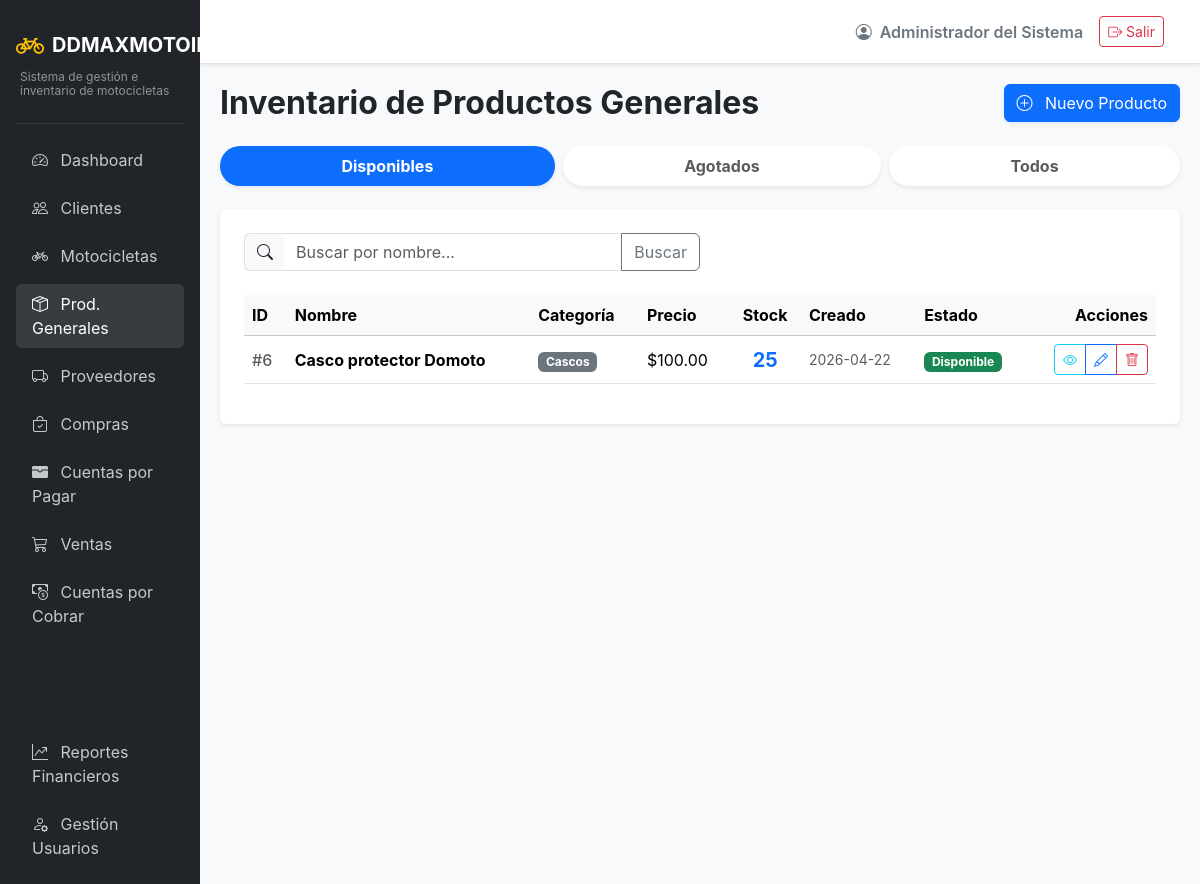
Screenshot of /inventory/products (signed in) with the database file from the repository.
### app/models/auth.py (models this page shows, shortened)
class Usuarios(UserMixin, db.Model):
    __tablename__ = 'usuarios'
    id = db.Column(db.Integer, primary_key=True)
    usuario = db.Column(db.String(50), unique=True, nullable=False)
    password_hash = db.Column(db.String(255), nullable=False)
    rol_id = db.Column(db.Integer, db.ForeignKey('roles.id'), nullable=False)
    estado = db.Column(db.String(20), default='activo') # activo/inactivo
    nombre = db.Column(db.String(100), nullable=False)
    created_at = db.Column(db.DateTime, default=datetime.utcnow)
    updated_at = db.Column(db.DateTime, default=datetime.utcnow, onupdate=datetime.utcnow)

### app/models/entities.py (models this page shows)
class Productos(db.Model):
    __tablename__ = 'productos'
    id = db.Column(db.Integer, primary_key=True)
    nombre = db.Column(db.String(150), nullable=False)
    categoria_id = db.Column(db.Integer, db.ForeignKey('categorias_producto.id'), nullable=False)
    precio = db.Column(db.Numeric(10, 2), nullable=False)
    stock = db.Column(db.Integer, default=0)
    estado = db.Column(db.String(20), default='disponible')
    created_at = db.Column(db.DateTime, default=datetime.utcnow)
    motocicleta = db.relationship('Motocicletas', backref='producto', uselist=False)

class CategoriasProducto(db.Model):
    __tablename__ = 'categorias_producto'
    id = db.Column(db.Integer, primary_key=True)
    nombre = db.Column(db.String(100), unique=True, nullable=False)
    descripcion = db.Column(db.String(255))
    productos = db.relationship('Productos', backref='categoria', lazy=True)

### app/routes/inventory.py (the view)
@inventory_bp.route('/products')
def list_products():
    search = request.args.get('search', '')
    estado = request.args.get('estado', 'disponibles')
    query = Productos.query.outerjoin(Motocicletas).filter(Motocicletas.id == None)
    if estado == 'disponibles':
        query = query.filter(Productos.estado == 'disponible')
    elif estado == 'agotados':
        query = query.filter(Productos.estado == 'agotado')
    if search:
        query = query.filter(Productos.nombre.ilike(f'%{search}%'))
    productos = query.options(joinedload(Productos.categoria)).order_by(Productos.id.desc()).all()
    return render_template('inventory/products_list.html', productos=productos, search=search, estado_actual=estado)

### app/models/auth.py (called while the page is built)
@login_manager.user_loader
def load_user(user_id):
    return db.session.get(Usuarios, int(user_id))

### app/templates/inventory/products_list.html (shortened to what this page needs)
{% extends "base.html" %}
{% block content %}
<div class="d-flex justify-content-between align-items-center mb-4">
    <h2 class="fw-bold mb-0">Inventario de Productos Generales</h2>
    <a href="{{ url_for('inventory.create_product') }}" class="btn btn-primary shadow-sm">
        <i class="bi bi-plus-circle me-2"></i> Nuevo Producto
    </a>
</div>
<ul class="nav nav-tabs nav-fill mb-4 border-0 gap-2">
    <li class="nav-item">
        <a class="nav-link rounded-pill fw-bold border-0 shadow-sm {% if estado_actual == 'disponibles' %}active bg-primary text-white{% else %}bg-white text-muted{% endif %}" href="{{ url_for('inventory.list_products', estado='disponibles', search=search) }}">
            Disponibles
        </a>
    </li>
    <li class="nav-item">
        <a class="nav-link rounded-pill fw-bold border-0 shadow-sm {% if estado_actual == 'agotados' %}active bg-danger text-white{% else %}bg-white text-muted{% endif %}" href="{{ url_for('inventory.list_products', estado='agotados', search=search) }}">
            Agotados
        </a>
    </li>
    <li class="nav-item">
        <a class="nav-link rounded-pill fw-bold border-0 shadow-sm {% if estado_actual == 'todos' %}active bg-dark text-white{% else %}bg-white text-muted{% endif %}" href="{{ url_for('inventory.list_products', estado='todos', search=search) }}">
            Todos
        </a>
    </li>
</ul>
<div class="card shadow-sm border-0">
    <div class="card-body p-4">
        <form method="GET" action="{{ url_for('inventory.list_products') }}" class="mb-4">
            <div class="input-group w-50">
                <span class="input-group-text bg-light border-end-0"><i class="bi bi-search"></i></span>
                <input type="text" class="form-control border-start-0" name="search" placeholder="Buscar por nombre..." value="{{ search }}">
                <button class="btn btn-outline-secondary" type="submit">Buscar</button>
            </div>
        </form>
        <div class="table-responsive">
            <table class="table table-hover align-middle">
                <thead class="table-light">
                    <tr>
                        <th>ID</th>
                        <th>Nombre</th>
                        <th>Categoría</th>
                        <th>Precio</th>
                        <th class="text-center">Stock</th>
                        <th>Creado</th>
                        <th>Estado</th>
                        <th class="text-end">Acciones</th>
                    </tr>
                </thead>
                <tbody>
                    {% for p in productos %}
                    <tr>
                        <td class="text-muted fw-medium">#{{ p.id }}</td>
                        <td class="fw-bold">{{ p.nombre }}</td>
                        <td><span class="badge bg-secondary">{{ p.categoria.nombre if p.categoria else 'N/A' }}</span></td>
                        <td>${{ "{:,.2f}".format(p.precio) }}</td>
                        <td class="text-center fw-bold fs-5 text-primary">{{ p.stock }}</td>
                        <td class="text-muted small">{{ p.created_at.strftime('%Y-%m-%d') if p.created_at else 'N/A' }}</td>
                        <td>
                            <span class="badge {% if p.estado == 'disponible' %}bg-success{% else %}bg-secondary{% endif %}">
                                {{ p.estado|title }}
                            </span>
                        </td>
                        <td class="text-end">
                            <div class="btn-group btn-group-sm">
                                <a href="{{ url_for('inventory.detail_product', id=p.id) }}" class="btn btn-outline-info" title="Ver Detalles">
                                    <i class="bi bi-eye"></i>
                                </a>
                                <a href="{{ url_for('inventory.edit_product', id=p.id) }}" class="btn btn-outline-primary" title="Editar">
                                    <i class="bi bi-pencil"></i>
                                </a>
                                <button type="button" class="btn btn-outline-danger" data-bs-toggle="modal" data-bs-target="#deleteModal{{ p.id }}" title="Eliminar">
                                    <i class="bi bi-trash"></i>
                                </button>
                            </div>
                        </td>
                    </tr>
                    {% endfor %}
                </tbody>
            </table>
        </div>
    </div>
</div>
{% endblock %}

### app/templates/base.html (shortened to what this page needs)
<!DOCTYPE html>
<html lang="es">
<head>
    <link href="https://cdn.jsdelivr.net/npm/bootstrap@5.3.2/dist/css/bootstrap.min.css" rel="stylesheet">
    <link href="https://cdn.jsdelivr.net/npm/bootstrap-icons@1.11.1/font/bootstrap-icons.css" rel="stylesheet">
</head>
<body>
    <div class="container-fluid p-0">
        <div class="row g-0">
            <div class="col-md-2 sidebar d-none d-md-block p-3">
                <a href="{{ url_for('main.dashboard') }}" class="text-decoration-none d-flex flex-column mb-4 mt-2">
                    <div class="d-flex align-items-center">
                        <i class="bi bi-bicycle fs-3 text-warning me-2"></i>
                        <span class="fs-5 text-white fw-bold">DDMAXMOTOIMPORT</span>
                    </div>
                    <div class="text-white-50 mt-1 ps-1" style="font-size: 0.75rem; line-height: 1.2;">Sistema de gestión e inventario de motocicletas</div>
                </a>
                <hr class="text-secondary">
                <ul class="nav flex-column gap-2">
                    <li class="nav-item">
                        <a class="nav-link {% if request.endpoint and request.endpoint.startswith('main.') %}active{% endif %}" href="{{ url_for('main.dashboard') }}">
                            <i class="bi bi-speedometer2 me-2"></i> Dashboard
                        </a>
                    </li>
                    <li class="nav-item">
                        <a class="nav-link {% if request.endpoint and request.endpoint.startswith('clients.') %}active{% endif %}" href="{{ url_for('clients.list_clients') }}">
                            <i class="bi bi-people me-2"></i> Clientes
                        </a>
                    </li>
                    <li class="nav-item">
                        <a class="nav-link {% if request.endpoint and request.endpoint.startswith('inventory.') and 'product' not in request.endpoint %}active{% endif %}" href="{{ url_for('inventory.list_motorcycles') }}">
                            <i class="bi bi-bicycle me-2"></i> Motocicletas
                        </a>
                    </li>
                    <li class="nav-item">
                        <a class="nav-link {% if request.endpoint and request.endpoint.startswith('inventory.') and 'product' in request.endpoint %}active{% endif %}" href="{{ url_for('inventory.list_products') }}">
                            <i class="bi bi-box-seam me-2"></i> Prod. Generales
                        </a>
                    </li>
                    <li class="nav-item">
                        <a class="nav-link {% if request.endpoint and request.endpoint.startswith('suppliers.') %}active{% endif %}" href="{{ url_for('suppliers.list_suppliers') }}">
                            <i class="bi bi-truck me-2"></i> Proveedores
                        </a>
                    </li>
                    <li class="nav-item">
                        <a class="nav-link {% if request.endpoint and request.endpoint.startswith('purchases.') %}active{% endif %}" href="{{ url_for('purchases.list_purchases') }}">
                            <i class="bi bi-bag-check me-2"></i> Compras
                        </a>
                    </li>
                    <li class="nav-item">
                        <a class="nav-link {% if request.endpoint and request.endpoint.startswith('payables.') %}active{% endif %}" href="{{ url_for('payables.list_accounts') }}">
                            <i class="bi bi-wallet-fill me-2"></i> Cuentas por Pagar
                        </a>
                    </li>
                    <li class="nav-item">
                        <a class="nav-link {% if request.endpoint and request.endpoint.startswith('sales.') %}active{% endif %}" href="{{ url_for('sales.list_sales') }}">
                            <i class="bi bi-cart3 me-2"></i> Ventas
                        </a>
                    </li>
                    <li class="nav-item">
                        <a class="nav-link {% if request.endpoint and request.endpoint.startswith('accounts.') %}active{% endif %}" href="{{ url_for('accounts.list_accounts') }}">
                            <i class="bi bi-cash-coin me-2"></i> Cuentas por Cobrar
                        </a>
                    </li>
                    {% if current_user.is_authenticated and current_user.rol.nombre|upper in ['ADMIN', 'ADMINISTRADOR'] %}
                    <li class="nav-item mt-3">
                        <span class="nav-link text-uppercase small fw-bold text-muted" style="letter-spacing: 1px;">Operaciones Admin</span>
                    </li>
                    <li class="nav-item">
                        <a class="nav-link {% if request.endpoint and request.endpoint.startswith('reports.') %}active{% endif %}" href="{{ url_for('reports.sales_report') }}">
                            <i class="bi bi-graph-up-arrow me-2"></i> Reportes Financieros
                        </a>
                    </li>
                    <li class="nav-item">
                        <a class="nav-link" href="#" onclick="alert('Módulo de usuarios en desarrollo'); return false;">
                            <i class="bi bi-person-gear me-2"></i> Gestión Usuarios
                        </a>
                    </li>
                    {% endif %}
                </ul>
            </div>
            <div class="col-md-10 d-flex flex-column vh-100">
                <nav class="navbar navbar-expand-lg navbar-light bg-white border-bottom shadow-sm px-4 py-3">
                    <div class="container-fluid">
                        <div class="ms-auto d-flex align-items-center">
                            <span class="me-3 fw-semibold text-secondary">
                                <i class="bi bi-person-circle me-1"></i> {{ current_user.nombre }}
                            </span>
                            <a href="{{ url_for('auth.logout') }}" class="btn btn-outline-danger btn-sm">
                                <i class="bi bi-box-arrow-right"></i> Salir
                            </a>
                        </div>
                    </div>
                </nav>
                <main class="content-area flex-grow-1 overflow-auto">
                    {% block content %}{% endblock %}
                </main>
            </div>
        </div>
    </div>
</body>
</html>

### app/templates/base.html (style rules this page uses)
body { background-color: #f8f9fa; font-family: 'Inter', sans-serif; }
.sidebar { background-color: #212529; min-height: 100vh; color: #fff; }
.sidebar .nav-link { color: rgba(255,255,255,.75); transition: 0.3s; }
.sidebar .nav-link:hover, .sidebar .nav-link.active { color: #fff; background: rgba(255,255,255,.1); border-radius: 5px; }
.content-area { padding: 20px; }

### rows the page displays
Usuarios: nombre "Administrador del Sistema"
Productos: id "6", nombre "Casco protector Domoto", categoria "Cascos", precio "100.00", stock "25", created_at "2026-04-22", estado "Disponible"
